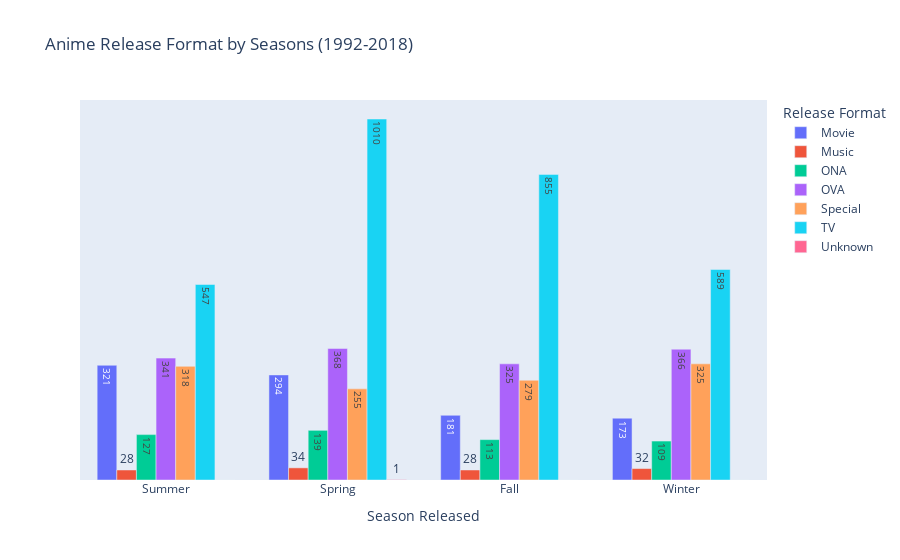

The notebook cell saved with this chart:
### Code cell
df_agg = df_animes.groupby(['type', 'season_released'])['title'].count().to_frame()
df_agg = df_agg['title'].groupby('type', group_keys=False).nlargest(5).reset_index()
df_agg.type = df_agg.type.astype('category')


fig = px.bar(df_agg,
        x='season_released', y='title', color='type', text='title',
        title='Anime Release Format by Seasons (1992-2018)',
        labels={'type':'Release Format', 'season_released':'Season Released', 'title': 'Number'})
fig.update_layout(barmode='group', yaxis={'categoryorder':'total descending'})
fig.update_yaxes(visible=False, showticklabels=False)
fig.show()

### Figure 1 — Plotly figure (JSON) as saved in the notebook; plotly's stock layout.template omitted (floating-point values rounded to 4 significant figures)
{"data": [{"alignmentgroup": "True", "hovertemplate": "Release Format=Movie<br>Season Released=%{x}<br>Number=%{text}<extra></extra>", "legendgroup": "Movie", "marker": {"color": "#636efa", "pattern": {"shape": ""}}, "name": "Movie", "offsetgroup": "Movie", "orientation": "v", "showlegend": true, "text": [321, 294, 181, 173], "textposition": "auto", "type": "bar", "x": ["Summer", "Spring", "Fall", "Winter"], "xaxis": "x", "y": [321, 294, 181, 173], "yaxis": "y"}, {"alignmentgroup": "True", "hovertemplate": "Release Format=Music<br>Season Released=%{x}<br>Number=%{text}<extra></extra>", "legendgroup": "Music", "marker": {"color": "#EF553B", "pattern": {"shape": ""}}, "name": "Music", "offsetgroup": "Music", "orientation": "v", "showlegend": true, "text": [34, 32, 28, 28], "textposition": "auto", "type": "bar", "x": ["Spring", "Winter", "Summer", "Fall"], "xaxis": "x", "y": [34, 32, 28, 28], "yaxis": "y"}, {"alignmentgroup": "True", "hovertemplate": "Release Format=ONA<br>Season Released=%{x}<br>Number=%{text}<extra></extra>", "legendgroup": "ONA", "marker": {"color": "#00cc96", "pattern": {"shape": ""}}, "name": "ONA", "offsetgroup": "ONA", "orientation": "v", "showlegend": true, "text": [139, 127, 113, 109], "textposition": "auto", "type": "bar", "x": ["Spring", "Summer", "Fall", "Winter"], "xaxis": "x", "y": [139, 127, 113, 109], "yaxis": "y"}, {"alignmentgroup": "True", "hovertemplate": "Release Format=OVA<br>Season Released=%{x}<br>Number=%{text}<extra></extra>", "legendgroup": "OVA", "marker": {"color": "#ab63fa", "pattern": {"shape": ""}}, "name": "OVA", "offsetgroup": "OVA", "orientation": "v", "showlegend": true, "text": [368, 366, 341, 325], "textposition": "auto", "type": "bar", "x": ["Spring", "Winter", "Summer", "Fall"], "xaxis": "x", "y": [368, 366, 341, 325], "yaxis": "y"}, {"alignmentgroup": "True", "hovertemplate": "Release Format=Special<br>Season Released=%{x}<br>Number=%{text}<extra></extra>", "legendgroup": "Special", "marker": {"color": "#FFA15A", "pattern": {"shape": ""}}, "name": "Special", "offsetgroup": "Special", "orientation": "v", "showlegend": true, "text": [325, 318, 279, 255], "textposition": "auto", "type": "bar", "x": ["Winter", "Summer", "Fall", "Spring"], "xaxis": "x", "y": [325, 318, 279, 255], "yaxis": "y"}, {"alignmentgroup": "True", "hovertemplate": "Release Format=TV<br>Season Released=%{x}<br>Number=%{text}<extra></extra>", "legendgroup": "TV", "marker": {"color": "#19d3f3", "pattern": {"shape": ""}}, "name": "TV", "offsetgroup": "TV", "orientation": "v", "showlegend": true, "text": [1010, 855, 589, 547], "textposition": "auto", "type": "bar", "x": ["Spring", "Fall", "Winter", "Summer"], "xaxis": "x", "y": [1010, 855, 589, 547], "yaxis": "y"}, {"alignmentgroup": "True", "hovertemplate": "Release Format=Unknown<br>Season Released=%{x}<br>Number=%{text}<extra></extra>", "legendgroup": "Unknown", "marker": {"color": "#FF6692", "pattern": {"shape": ""}}, "name": "Unknown", "offsetgroup": "Unknown", "orientation": "v", "showlegend": true, "text": [1, 0, 0, 0], "textposition": "auto", "type": "bar", "x": ["Spring", "Summer", "Fall", "Winter"], "xaxis": "x", "y": [1, 0, 0, 0], "yaxis": "y"}], "layout": {"barmode": "group", "legend": {"title": {"text": "Release Format"}, "tracegroupgap": 0}, "title": {"text": "Anime Release Format by Seasons (1992-2018)"}, "xaxis": {"anchor": "y", "domain": [0, 1], "title": {"text": "Season Released"}}, "yaxis": {"anchor": "x", "categoryorder": "total descending", "domain": [0, 1], "showticklabels": false, "title": {"text": "Number"}, "visible": false}}}
